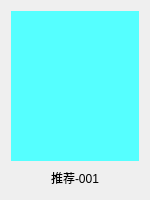
<?xml version="1.0" encoding="UTF-8"?>
<ui version="4.0">
 <class>RecBoxItem</class>
 <widget class="QWidget" name="RecBoxItem">
  <property name="geometry">
   <rect>
    <x>0</x>
    <y>0</y>
    <width>150</width>
    <height>200</height>
   </rect>
  </property>
  <property name="minimumSize">
   <size>
    <width>150</width>
    <height>200</height>
   </size>
  </property>
  <property name="maximumSize">
   <size>
    <width>150</width>
    <height>200</height>
   </size>
  </property>
  <property name="windowTitle">
   <string>Form</string>
  </property>
  <property name="styleSheet">
   <string notr="true"/>
  </property>
  <layout class="QVBoxLayout" name="verticalLayout">
   <item>
    <widget class="QWidget" name="musicImageBox" native="true">
     <property name="minimumSize">
      <size>
       <width>0</width>
       <height>150</height>
      </size>
     </property>
     <property name="maximumSize">
      <size>
       <width>16777215</width>
       <height>150</height>
      </size>
     </property>
     <property name="font">
      <font>
       <stylestrategy>PreferAntialias</stylestrategy>
      </font>
     </property>
     <property name="styleSheet">
      <string notr="true">background-color:rgb(85, 255, 255);</string>
     </property>
     <widget class="QLabel" name="recMusicImage">
      <property name="geometry">
       <rect>
        <x>0</x>
        <y>0</y>
        <width>150</width>
        <height>150</height>
       </rect>
      </property>
      <property name="text">
       <string/>
      </property>
     </widget>
     <widget class="QPushButton" name="recMusicBtn">
      <property name="geometry">
       <rect>
        <x>10</x>
        <y>30</y>
        <width>101</width>
        <height>91</height>
       </rect>
      </property>
      <property name="styleSheet">
       <string notr="true">#recMusicBtn
{
	border:none;
}</string>
      </property>
      <property name="text">
       <string/>
      </property>
     </widget>
    </widget>
   </item>
   <item>
    <widget class="QLabel" name="recBoxItemText">
     <property name="text">
      <string>推荐-001</string>
     </property>
     <property name="alignment">
      <set>Qt::AlignCenter</set>
     </property>
    </widget>
   </item>
  </layout>
 </widget>
 <resources/>
 <connections/>
</ui>
